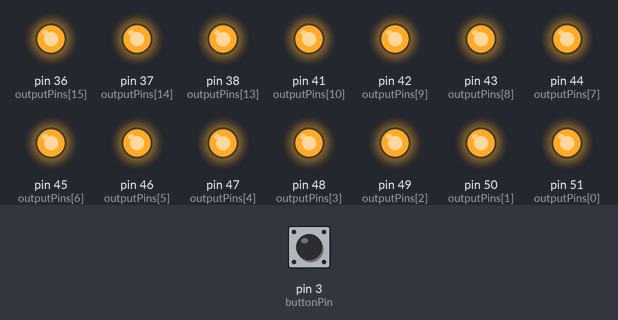
The sketch below on a simulated Arduino Mega 2560, built with avr-gcc and run on an emulated ATmega2560. Shown: output pins drawn as LEDs (lit = HIGH). The inputs (shaded band) are chosen by the test bench; at power-on: pin 3 (buttonPin) HIGH.

Above: at 1.2 s.
1.3 s: pin 3 (buttonPin) pulled LOW for 0.15 s
At 3.0 s:
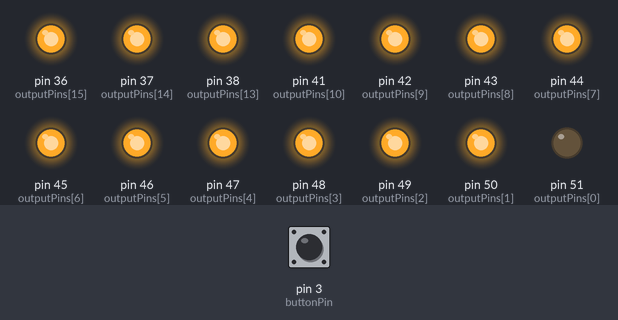
At 7.2 s:
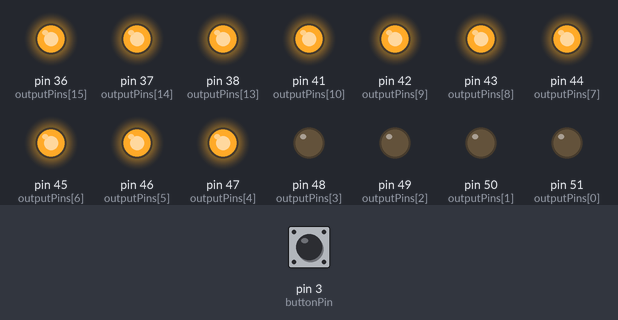
Timing chart, 0 to 27.8 s (numbered marks = the images above; inputs shaded):
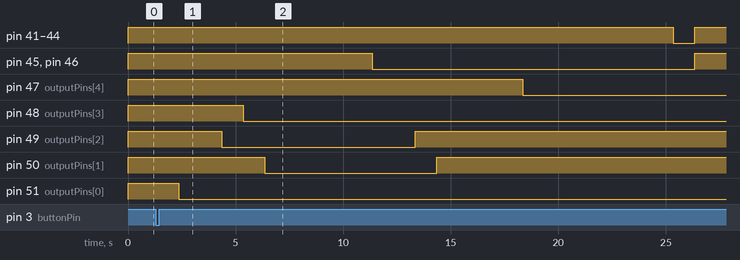

The sketch:

edgesealer_code.ino
```cpp
const int buttonPin = 3; // Pin connected to the button
const int outputPins[] = {51, 50, 49, 48, 47, 46, 45, 44, 43, 42, 41, 40, 39, 38, 37, 36}; // Array of output pins
//relay map               1,  2,  3,  4,  5,  6,  7,  8,  9,  10, 11, 12, 13, 14, 15, 16
/**
1- 4 in piston
2- 24 in piston
3- grabber
4- alignment
5- main piston
6- ejection piston 1
7- ejection piston 2
8- ejection immobilize 1
9 ejection immobilize 2
10 ejection immobilize 3
11 ejection immobilize 4
12
13
14
15
16
**/
const int numOutputs = sizeof(outputPins) / sizeof(outputPins[0]); // Number of output pins

// Define the patterns for each state
const int numStates = 20; // Number of states

//ready to accpet paddle, aligment up, grabber fully retracted and open, main press open, ejectors open
const byte state1[] =  {HIGH, HIGH, HIGH, HIGH, HIGH, HIGH, HIGH, HIGH, HIGH, HIGH, HIGH, HIGH, HIGH, HIGH, HIGH, HIGH}; // Pattern for State 1

//debug state all high
//const byte state1[] =  {LOW, LOW, LOW, LOW, LOW, LOW, LOW, LOW, LOW, LOW, LOW, LOW, LOW, LOW, LOW, LOW}; // Pattern for State 1

//short piston extended into aligned paddle
const byte state2[] =  {LOW, HIGH, HIGH, HIGH, HIGH, HIGH, HIGH, HIGH, HIGH, HIGH, HIGH, HIGH, HIGH, HIGH, HIGH, HIGH}; // Pattern for State 2

//paddle grabbed, alignment still up
const byte state3[] =  {LOW, HIGH, LOW, HIGH, HIGH, HIGH, HIGH, HIGH, HIGH, HIGH, HIGH, HIGH, HIGH, HIGH, HIGH, HIGH}; // Pattern for State 3

//dropped alignment
const byte state4[] =  {LOW, HIGH, LOW, LOW, HIGH, HIGH, HIGH, HIGH, HIGH, HIGH, HIGH, HIGH, HIGH, HIGH, HIGH, HIGH}; // Pattern for State 4

//fully extend insertion pistons, insert paddle into press
const byte state5[] =  {LOW, LOW, LOW, LOW, HIGH, HIGH, HIGH, HIGH, HIGH, HIGH, HIGH, HIGH, HIGH, HIGH, HIGH, HIGH}; // Pattern for State 5

//clamp paddle in press with ejectors
const byte state6[] =  {LOW, LOW, LOW, LOW, HIGH, LOW, LOW, HIGH, HIGH, HIGH, HIGH, HIGH, HIGH, HIGH, HIGH, HIGH}; // Pattern for State 6

//release paddle grabber
const byte state7[] =  {LOW, LOW, HIGH, LOW, HIGH, LOW, LOW, HIGH, HIGH, HIGH, HIGH, HIGH, HIGH, HIGH, HIGH, HIGH}; // Pattern for State 7

//retract long insertion piston to pull grabber out of press
const byte state8[] =  {LOW, HIGH, HIGH, LOW, HIGH, LOW, LOW, HIGH, HIGH, HIGH, HIGH, HIGH, HIGH, HIGH, HIGH, HIGH}; // Pattern for State 8

//activate main press piston (start main press cycle)
const byte state9[] =  {LOW, HIGH, HIGH, LOW, LOW, LOW, LOW, HIGH, HIGH, HIGH, HIGH, HIGH, HIGH, HIGH, HIGH, HIGH}; // Pattern for State 9

//imobilize ejectors
const byte state10[] =  {LOW, HIGH, HIGH, LOW, LOW, LOW, LOW, LOW, LOW, LOW, LOW, HIGH, HIGH, HIGH, HIGH, HIGH}; // Pattern for State 10

//release and retract ejectors after full pressure is reached breifly
const byte state11[] =  {LOW, HIGH, HIGH, LOW, LOW, HIGH, HIGH, HIGH, HIGH, HIGH, HIGH, HIGH, HIGH, HIGH, HIGH, HIGH}; // Pattern for State 11

//reclamp ejectors on paddle
const byte state12[] =  {LOW, HIGH, HIGH, LOW, LOW, LOW, LOW, HIGH, HIGH, HIGH, HIGH, HIGH, HIGH, HIGH, HIGH, HIGH}; // Pattern for State 12

//retract main piston (finished main press cycle)
const byte state13[] =  {LOW, HIGH, HIGH, LOW, HIGH, LOW, LOW, HIGH, HIGH, HIGH, HIGH, HIGH, HIGH, HIGH, HIGH, HIGH}; // Pattern for State 13

//extend long insertion piston
const byte state14[] =  {LOW, LOW, HIGH, LOW, HIGH, LOW, LOW, HIGH, HIGH, HIGH, HIGH, HIGH, HIGH, HIGH, HIGH, HIGH}; // Pattern for State 14

//grab paddle
const byte state15[] =  {LOW, LOW, LOW, LOW, HIGH, LOW, LOW, HIGH, HIGH, HIGH, HIGH, HIGH, HIGH, HIGH, HIGH, HIGH}; // Pattern for State 15

//release paddle ejectors
const byte state16[] =  {LOW, LOW, LOW, LOW, HIGH, HIGH, HIGH, HIGH, HIGH, HIGH, HIGH, HIGH, HIGH, HIGH, HIGH, HIGH}; // Pattern for State 16

//retract long insertion piston
const byte state17[] = {LOW, HIGH, LOW, LOW, HIGH, HIGH, HIGH, HIGH, HIGH, HIGH, HIGH, HIGH, HIGH, HIGH, HIGH, HIGH}; // Pattern for State 17

//raise alignment
const byte state18[] = {LOW, HIGH, LOW, HIGH, HIGH, HIGH, HIGH, HIGH, HIGH, HIGH, HIGH, HIGH, HIGH, HIGH, HIGH, HIGH}; // Pattern for State 18

//release paddle
const byte state19[] = {LOW, HIGH, HIGH, HIGH, HIGH, HIGH, HIGH, HIGH, HIGH, HIGH, HIGH, HIGH, HIGH, HIGH, HIGH, HIGH}; // Pattern for State 19

//retract short insertion piston, back to starting conditions
const byte state20[] = {HIGH, HIGH, HIGH, HIGH, HIGH, HIGH, HIGH, HIGH, HIGH, HIGH, HIGH, HIGH, HIGH, HIGH, HIGH, HIGH}; // Pattern for State 20


//const byte state20[] = {LOW, LOW, LOW, LOW, LOW, LOW, LOW, LOW, LOW, LOW, LOW, LOW, LOW, LOW, LOW, LOW}; // Pattern for State 20


//const byte state21[] = {LOW, LOW, LOW, LOW, LOW, LOW, LOW, LOW, LOW, LOW, LOW, LOW, LOW, LOW, LOW, LOW}; // Pattern for State 21


const byte* states[numStates] = {state1, state2, state3, state4, state5, state6, state7, state8, state9, state10, state11, state12, state13, state14, state15, state16, state17, state18, state19, state20}; // Array of patterns for each state

// Define the delays between each state (in milliseconds)
const unsigned long stateDelays[numStates] = {1000, 2000, 1000, 1000, 5000, 2000, 1000, 4000, 7000, 1000 ,10000 ,7000, 10000, 5000 ,1000 ,2000 ,10000, 1000, 1000, 5000}; // Delay for each state
//                                              1     2     3     4     5     6     7     8     9     10    11    12      13    14   15    16   17     18     19    20
bool buttonState = false; // Current state of the button
bool lastButtonState = false; // Previous state of the button
unsigned long lastDebounceTime = 0; // Last time the button was toggled
unsigned long debounceDelay = 50; // Delay time to debounce the button

void setup() {
 // Serial.begin (9600);
  setState(0);


  pinMode(buttonPin, INPUT_PULLUP); // Set button pin as input with internal pull-up resistor
  for (int i = 0; i < numOutputs; i++) {
    pinMode(outputPins[i], OUTPUT); // Set all output pins as output

  }
  setState(0);
}

void loop() {

  // Read the state of the button
  int reading = digitalRead(buttonPin);

  // Check if the button state has changed
  if (reading != lastButtonState) {
    lastDebounceTime = millis(); // Reset the debounce timer
  }

  // If a certain time has passed since the last change of the button state, consider it as stable
  if ((millis() - lastDebounceTime) > debounceDelay) {
    // If the button state has changed and is low (pressed)
    if (reading != buttonState) {
      buttonState = reading; // Update the button state

      // If the button is pressed, start the sequence
      if (buttonState == LOW) {
        startSequence();
      }
    }
  }

  // Save the current button state for comparison in the next iteration
  lastButtonState = reading;
}

// Function to toggle the output pins sequentially with a delay between each
void startSequence() {
  for (int stateIndex = 0; stateIndex < numStates; stateIndex++) {
    // Set the output states according to the current pattern
    for (int pinIndex = 0; pinIndex < numOutputs; pinIndex++) {
      digitalWrite(outputPins[pinIndex], states[stateIndex][pinIndex]);
     // Serial.print("StateIndex= ");
    //  Serial.print(stateIndex);
     // Serial.print(" PinIndex= ");
    //  Serial.println(pinIndex);
    }

    // Delay for the specified time for the current state
    delay(stateDelays[stateIndex]);
  }
}

void setState(int stateIndex) {
    //sets the output state to the given stateIndex
    for (int pinIndex = 0; pinIndex < numOutputs; pinIndex++) {
      digitalWrite(outputPins[pinIndex], states[stateIndex][pinIndex]);
     // Serial.print("StateIndex= ");
     // Serial.print(stateIndex);
     // Serial.print(" PinIndex= ");
     // Serial.println(pinIndex);
    }

}
```

Measured:
- after the input at 1.3 s, pin 41 (outputPins[10]), pin 42 (outputPins[9]): HIGH → LOW after 24.1 s, → HIGH 1.0 s later
